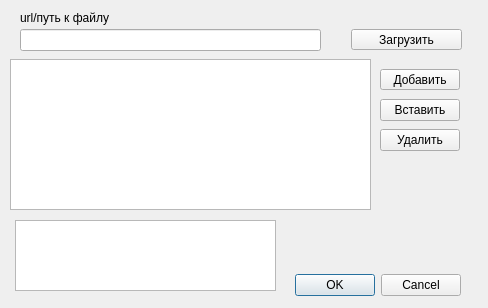
<?xml version="1.0" encoding="UTF-8"?>
<ui version="4.0">
 <class>DialogUploadData</class>
 <widget class="QDialog" name="DialogUploadData">
  <property name="geometry">
   <rect>
    <x>0</x>
    <y>0</y>
    <width>488</width>
    <height>308</height>
   </rect>
  </property>
  <property name="windowTitle">
   <string>Dialog</string>
  </property>
  <widget class="QDialogButtonBox" name="buttonBox">
   <property name="geometry">
    <rect>
     <x>290</x>
     <y>269</y>
     <width>171</width>
     <height>32</height>
    </rect>
   </property>
   <property name="orientation">
    <enum>Qt::Horizontal</enum>
   </property>
   <property name="standardButtons">
    <set>QDialogButtonBox::Cancel|QDialogButtonBox::Ok</set>
   </property>
  </widget>
  <widget class="QPushButton" name="ButtonAddRow">
   <property name="geometry">
    <rect>
     <x>380</x>
     <y>69</y>
     <width>80</width>
     <height>21</height>
    </rect>
   </property>
   <property name="text">
    <string>Добавить</string>
   </property>
  </widget>
  <widget class="QTableView" name="tableView">
   <property name="geometry">
    <rect>
     <x>10</x>
     <y>59</y>
     <width>361</width>
     <height>151</height>
    </rect>
   </property>
  </widget>
  <widget class="QPushButton" name="Upload">
   <property name="geometry">
    <rect>
     <x>351</x>
     <y>29</y>
     <width>111</width>
     <height>21</height>
    </rect>
   </property>
   <property name="font">
    <font>
     <stylestrategy>PreferDefault</stylestrategy>
    </font>
   </property>
   <property name="layoutDirection">
    <enum>Qt::LeftToRight</enum>
   </property>
   <property name="text">
    <string>Загрузить</string>
   </property>
  </widget>
  <widget class="QLineEdit" name="UrlOrPath">
   <property name="geometry">
    <rect>
     <x>20</x>
     <y>29</y>
     <width>301</width>
     <height>22</height>
    </rect>
   </property>
  </widget>
  <widget class="QPushButton" name="ButtonDeleteRow">
   <property name="geometry">
    <rect>
     <x>380</x>
     <y>129</y>
     <width>80</width>
     <height>22</height>
    </rect>
   </property>
   <property name="text">
    <string>Удалить</string>
   </property>
  </widget>
  <widget class="QLabel" name="label_3">
   <property name="geometry">
    <rect>
     <x>20</x>
     <y>10</y>
     <width>121</width>
     <height>16</height>
    </rect>
   </property>
   <property name="text">
    <string>&lt;html&gt;&lt;head/&gt;&lt;body&gt;&lt;p&gt;url/путь к файлу&lt;/p&gt;&lt;/body&gt;&lt;/html&gt;</string>
   </property>
  </widget>
  <widget class="QPushButton" name="ButtonPasteRow">
   <property name="geometry">
    <rect>
     <x>380</x>
     <y>99</y>
     <width>80</width>
     <height>22</height>
    </rect>
   </property>
   <property name="text">
    <string>Вставить</string>
   </property>
  </widget>
  <widget class="QListWidget" name="listWidget">
   <property name="geometry">
    <rect>
     <x>15</x>
     <y>220</y>
     <width>261</width>
     <height>71</height>
    </rect>
   </property>
  </widget>
 </widget>
 <resources/>
 <connections>
  <connection>
   <sender>buttonBox</sender>
   <signal>accepted()</signal>
   <receiver>DialogUploadData</receiver>
   <slot>accept()</slot>
   <hints>
    <hint type="sourcelabel">
     <x>248</x>
     <y>254</y>
    </hint>
    <hint type="destinationlabel">
     <x>157</x>
     <y>274</y>
    </hint>
   </hints>
  </connection>
  <connection>
   <sender>buttonBox</sender>
   <signal>rejected()</signal>
   <receiver>DialogUploadData</receiver>
   <slot>reject()</slot>
   <hints>
    <hint type="sourcelabel">
     <x>316</x>
     <y>260</y>
    </hint>
    <hint type="destinationlabel">
     <x>286</x>
     <y>274</y>
    </hint>
   </hints>
  </connection>
 </connections>
</ui>
